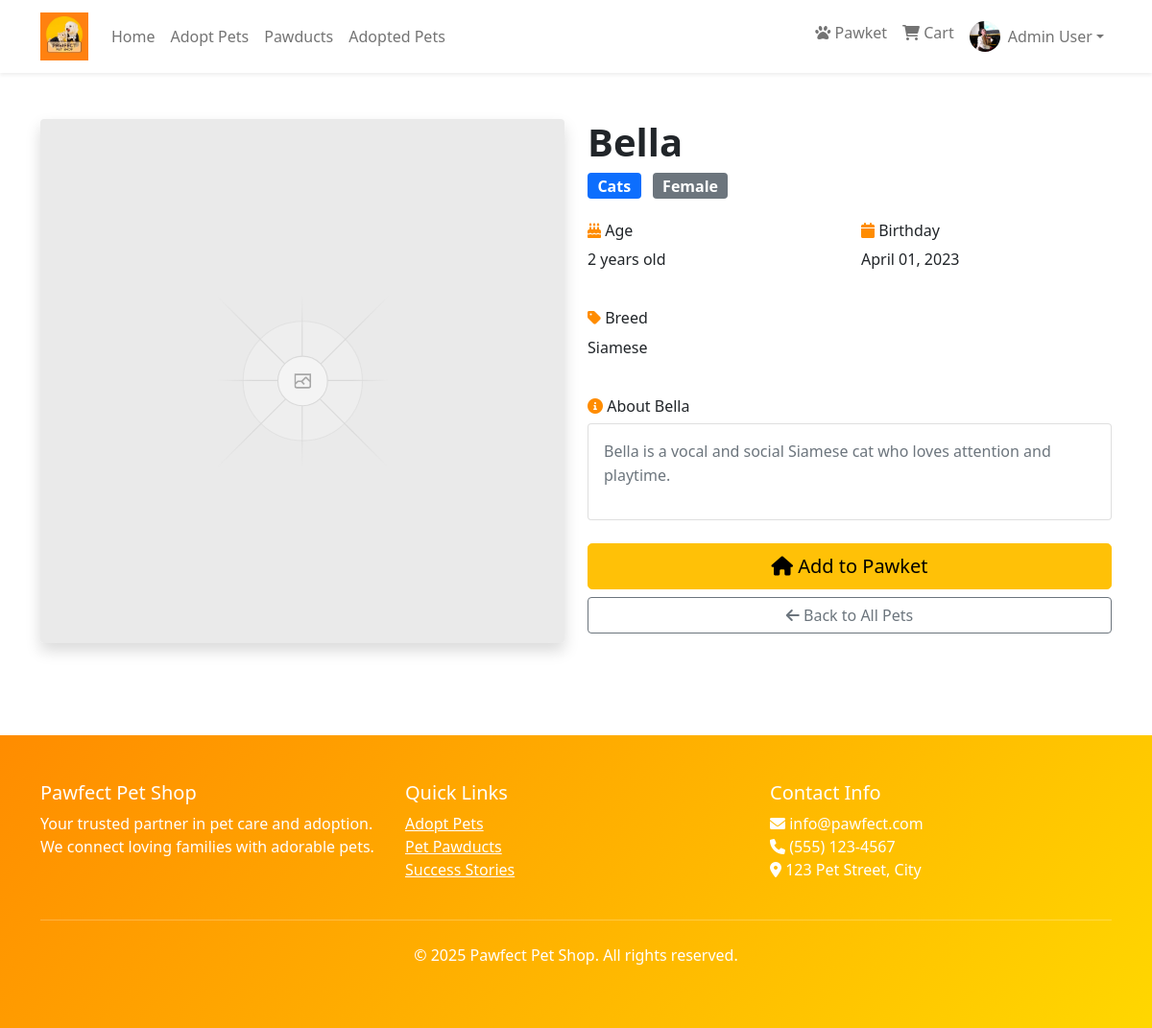
The app's page /pet/4 (signed in) with its own data.
### tables this page shows
CREATE TABLE IF NOT EXISTS settings (
    id INT AUTO_INCREMENT PRIMARY KEY,
    setting_key VARCHAR(100) UNIQUE NOT NULL,
    setting_value TEXT
);

CREATE TABLE IF NOT EXISTS users (
    id INT AUTO_INCREMENT PRIMARY KEY,
    avatar TEXT NULL,
    first_name VARCHAR(50) NOT NULL,
    last_name VARCHAR(50) NOT NULL,
    email VARCHAR(100) UNIQUE NOT NULL,
    password TEXT NOT NULL,
    phone VARCHAR(20),
    role ENUM('user', 'admin') DEFAULT 'user',
    is_banned BOOLEAN DEFAULT FALSE
);

CREATE TABLE IF NOT EXISTS pets (
    id INT AUTO_INCREMENT PRIMARY KEY,
    name VARCHAR(100) NOT NULL,
    pet_image TEXT NOT NULL DEFAULT '/uploads/placeholder.png',
    type ENUM('cats', 'dogs') NOT NULL,
    gender ENUM('male', 'female') NOT NULL,
    age INT NOT NULL,
    birthday DATE NOT NULL,
    breed VARCHAR(100),
    description TEXT,
    price DECIMAL(10,2) NOT NULL DEFAULT 0.00,
    is_adopted BOOLEAN DEFAULT FALSE,
    adopted_by_user_id INT NULL,
    adoption_date DATETIME NOT NULL DEFAULT CURRENT_TIMESTAMP,
    FOREIGN KEY (adopted_by_user_id) REFERENCES users(id)
);

### controllers/PetController.php (called while the page is built, shortened)
<?php
require_once 'models/Pet.php';
class PetController extends Controller {
    public function show($id) {
        $petModel = new Pet();
        $pet = $petModel->getById($id);
        $pet['in_pawket'] = false;
        if (isset($_SESSION['user_id'])) {
            require_once 'models/Pawket.php';
            $pawketModel = new Pawket();
            $pet['in_pawket'] = $pawketModel->isInPawket($_SESSION['user_id'], $pet['id']);
        }
        $this->view('pets/show', [
            'pet' => $pet,
            'pageTitle' => $pet['name'] . ' - Pet Details'
        ]);
    }
}
?>

### config/config.php (called while the page is built, shortened)
<?php
require_once 'database.php';
function isLoggedIn() {
    return isset($_SESSION['user_id']);
}
function getSetting($key, $default = '') {
    global $pdo;
    $stmt = $pdo->prepare("SELECT setting_value FROM settings WHERE setting_key = ?");
    $stmt->execute([$key]);
    $result = $stmt->fetch();
    return $result ? $result['setting_value'] : $default;
}
?>

### models/User.php (called while the page is built, shortened)
<?php
class User extends Model {
    protected $pdo;
    public function __construct() {
        global $pdo;
        $this->pdo = $pdo;
    }
    public function getById($id) {
        $stmt = $this->pdo->prepare("SELECT * FROM users WHERE id = ?");
        $stmt->execute([$id]);
        return $stmt->fetch();
    }
}
?>

### models/Pet.php (called while the page is built, shortened)
<?php
class Pet
{
    private $pdo;
    public function __construct()
    {
        global $pdo;
        $this->pdo = $pdo;
    }
    public function getById($id)
    {
        $stmt = $this->pdo->prepare("SELECT * FROM pets WHERE id = ?");
        $stmt->execute([$id]);
        return $stmt->fetch();
    }
}

### models/Pawket.php (called while the page is built, shortened)
<?php
class Pawket {
    private $pdo;
    public function __construct() {
        global $pdo;
        $this->pdo = $pdo;
    }
    public function isInPawket($userId, $petId) {
        $stmt = $this->pdo->prepare("SELECT COUNT(*) as count FROM pawket WHERE user_id = ? AND pet_id = ?");
        $stmt->execute([$userId, $petId]);
        $result = $stmt->fetch();
        return ($result['count'] ?? 0) > 0;
    }
}

### views/pets/show.php (the view, shortened to what this page needs)
<?php require_once 'views/layout/header.php'; ?>
<div class="container py-5">
    <div class="row">
        <div class="col-md-6">
            <img src="<?php echo BASE_URL . $pet['pet_image']; ?>" class="img-fluid rounded shadow" alt="<?php echo $pet['name']; ?>">
        </div>
        <div class="col-md-6">
            <h1 class="fw-bold"><?php echo $pet['name']; ?></h1>
            <div class="mb-4">
                <span class="badge bg-primary fs-6 me-2"><?php echo ucfirst($pet['type']); ?></span>
                <span class="badge bg-secondary fs-6"><?php echo ucfirst($pet['gender']); ?></span>
            </div>
            <div class="row mb-4">
                <div class="col-6">
                    <h6><i class="fas fa-birthday-cake text-primary"></i> Age</h6>
                    <p><?php echo $pet['age']; ?> years old</p>
                </div>
                <div class="col-6">
                    <h6><i class="fas fa-calendar text-primary"></i> Birthday</h6>
                    <p><?php echo date('F d, Y', strtotime($pet['birthday'])); ?></p>
                </div>
            </div>
            <div class="row mb-4">
                <div class="col-6">
                    <h6><i class="fas fa-tag text-primary"></i> Breed</h6>
                    <p><?php echo $pet['breed']; ?></p>
                </div>
            </div>
            <?php if (!empty($pet['description'])): ?>
            <div class="mb-4">
                <h6><i class="fas fa-info-circle text-primary"></i> About <?php echo $pet['name']; ?></h6>
                <div class="card">
                    <div class="card-body">
                        <p class="text-muted" style="white-space: pre-line; line-height: 1.6;"><?php echo htmlspecialchars($pet['description']); ?></p>
                    </div>
                </div>
            </div>
            <?php endif; ?>
            <?php if ($pet['is_adopted']): ?>
                <div class="alert alert-info">
                    <i class="fas fa-heart"></i> This pet has been adopted and found a loving home!
                </div>
            <?php else: ?>
                <div class="d-grid gap-2">
                    <?php if (isLoggedIn()): ?>
                        <?php if (isset($pet['in_pawket']) && $pet['in_pawket']): ?>
                            <a href="<?php echo BASE_URL; ?>/pawket" class="btn btn-success btn-lg">
                                <i class="fas fa-paw"></i> In Your Pawket
                            </a>
                        <?php else: ?>
                            <button class="btn btn-warning btn-lg adopt-pet" data-id="<?php echo $pet['id']; ?>" data-name="<?php echo $pet['name']; ?>">
                                <i class="fas fa-home"></i> Add to Pawket
                        </button>
                        <?php endif; ?>
                    <?php else: ?>
                        <a href="<?php echo BASE_URL; ?>/login" class="btn btn-warning btn-lg">
                            Login to Adopt
                        </a>
                    <?php endif; ?>
                    <a href="<?php echo BASE_URL; ?>/pets" class="btn btn-outline-secondary">
                        <i class="fas fa-arrow-left"></i> Back to All Pets
                    </a>
                </div>
            <?php endif; ?>
        </div>
    </div>
</div>
<?php require_once 'views/layout/footer.php'; ?>

### views/layout/header.php (shortened to what this page needs)
<?php
require_once 'models/User.php';
?>
<!DOCTYPE html>
<html lang="en">
<head>
    <link href="https://cdn.jsdelivr.net/npm/bootstrap@5.1.3/dist/css/bootstrap.min.css" rel="stylesheet">
    <link href="https://cdnjs.cloudflare.com/ajax/libs/font-awesome/6.0.0/css/all.min.css" rel="stylesheet">
</head>
<body>
        <?php
        require_once __DIR__ . '/../../core/Helpers.php';
        ?>
    <nav class="navbar navbar-expand-lg navbar-light bg-white shadow-sm">
        <div class="container">
            <a class="navbar-brand" href="<?php echo BASE_URL; ?>">
                <?php if (getSetting('site_logo')): ?>
                    <img src="<?php echo BASE_URL . getSetting('site_logo'); ?>" alt="<?php echo getSetting('brand_name', 'Pawfect Pet Shop'); ?>" class="logo-img">
                <?php else: ?>
                    <img src="<?php echo BASE_URL; ?>/public/uploads/logo/PawfectPetShopLogo.jpg" alt="<?php echo getSetting('brand_name', 'Pawfect Pet Shop'); ?>" class="logo-img">
                <?php endif; ?>
            </a>
            <div class="collapse navbar-collapse" id="navbarNav">
                <ul class="navbar-nav me-auto">
                    <li class="nav-item">
                        <a class="nav-link" href="<?php echo BASE_URL; ?>">Home</a>
                    </li>
                    <li class="nav-item">
                        <a class="nav-link" href="<?php echo BASE_URL; ?>/pets">Adopt Pets</a>
                    </li>
                    <li class="nav-item">
                        <a class="nav-link" href="<?php echo BASE_URL; ?>/pawducts">Pawducts</a>
                    </li>
                    <li class="nav-item">
                        <a class="nav-link" href="<?php echo BASE_URL; ?>/adopted-pets">Adopted Pets</a>
                    </li>
                </ul>
                <ul class="navbar-nav">
                    <?php if (isLoggedIn()): ?>
                        <li class="nav-item">
                            <a href="<?php echo BASE_URL; ?>/pawket" class="nav-link position-relative">
                                <i class="fas fa-paw"></i> Pawket
                                <?php
                                require_once 'models/Pawket.php';
                                ?>
                            </a>
                        </li>
                        <li class="nav-item">
                            <a class="nav-link position-relative" href="<?php echo BASE_URL; ?>/cart">
                                <i class="fas fa-shopping-cart"></i> Cart
                            </a>
                        </li>
                        <li class="nav-item dropdown">
                            <a class="nav-link dropdown-toggle d-flex align-items-center" href="#" id="navbarDropdown" role="button" data-bs-toggle="dropdown">
                                <?php
                                $userModel = new User();
                                $user = $userModel->getById($_SESSION['user_id']);
                                if ($user && $user['avatar']): ?>
                                    <img src="<?php echo BASE_URL . $user['avatar']; ?>" alt="Profile" class="rounded-circle me-2" style="width: 32px; height: 32px; object-fit: cover;">
                                <?php else: ?>
                                    <i class="fas fa-user-circle me-2"></i>
                                <?php endif; ?>
                                <?php echo $_SESSION['user_name']; ?>
                            </a>
                        </li>
                    <?php endif; ?>
                </ul>
            </div>
        </div>
    </nav>
</body>
</html>

### records on screen
settings: setting_value (picture)
users: avatar (picture)
pets: pet_image (placeholder picture), name "Bella", type "Cats", gender "Female", age "2", birthday "April 01, 2023", breed "Siamese", description "Bella is a vocal and social Siamese cat who loves attention and playtime."

### other values on screen
$_SESSION['user_name'] "Admin User"
